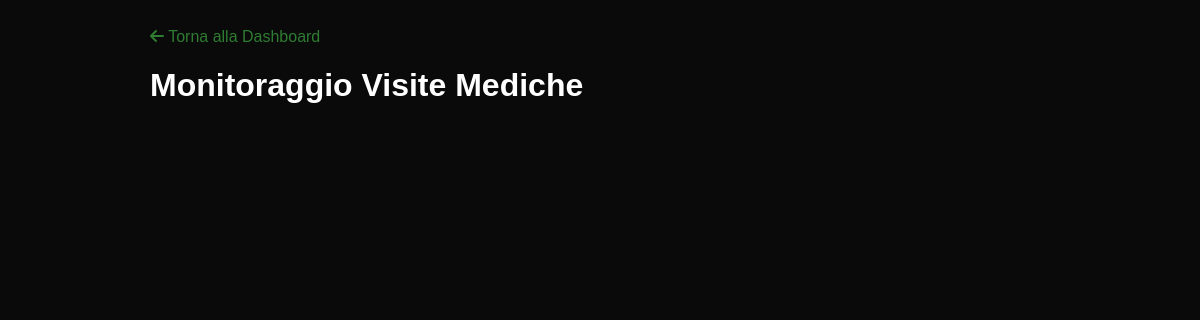
/public/documenti.php, run on an earlier commit of the app's database.
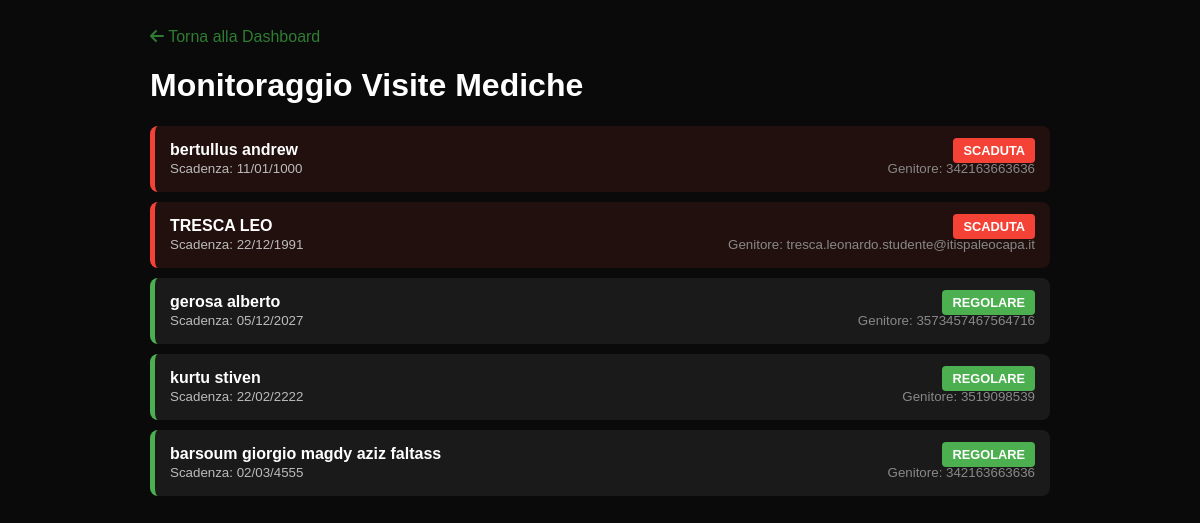
And on a later commit of the database.
### tables this page shows
CREATE TABLE `giocatori` (
  `id` int(11) NOT NULL,
  `societa_id` int(11) NOT NULL DEFAULT 1,
  `nome` varchar(100) NOT NULL,
  `cognome` varchar(100) NOT NULL,
  `anno_nascita` year(4) NOT NULL,
  `ruolo` varchar(50) DEFAULT NULL,
  `numero_maglia` int(11) DEFAULT NULL,
  `codice_fiscale` varchar(16) DEFAULT NULL,
  `contatto_genitore` varchar(100) DEFAULT NULL,
  `scadenza_visita` date DEFAULT NULL,
  `piede_preferito` enum('Destro','Sinistro','Ambidestro') DEFAULT NULL,
  `goal` int(11) DEFAULT 0,
  `assist` int(11) DEFAULT 0,
  `minuti_giocati` int(11) DEFAULT 0,
  `attivo` tinyint(1) DEFAULT 1,
  `created_at` timestamp NULL DEFAULT current_timestamp()
);

### public/documenti.php (the view, shortened to what this page needs)
<?php
require "connessione.php";
$query = "SELECT nome, cognome, scadenza_visita, contatto_genitore FROM giocatori WHERE scadenza_visita IS NOT NULL ORDER BY scadenza_visita ASC";
$risultato = $pdo->query($query);
?>
<!DOCTYPE html>
<html lang="it">
<head>
    <link href="https://cdnjs.cloudflare.com/ajax/libs/font-awesome/6.0.0/css/all.min.css" rel="stylesheet">
</head>
<body>
    <div class="container">
        <a href="dashboard.php" style="color: #2e7d32; text-decoration: none;"><i class="fas fa-arrow-left"></i> Torna alla Dashboard</a>
        <h1>Monitoraggio Visite Mediche</h1>
        <?php
        while($row = $risultato->fetch()):
            $oggi = new DateTime();
            $scadenza = new DateTime($row['scadenza_visita']);
            $differenza = $oggi->diff($scadenza);
            $giorni_mancanti = (int)$differenza->format("%r%a");
            if ($giorni_mancanti < 0) {
                $classe = "status-scaduto";
                $messaggio = "SCADUTA";
                $badge = "badge-danger";
            } elseif ($giorni_mancanti <= 30) {
                $classe = "status-warning";
                $messaggio = "IN SCADENZA ($giorni_mancanti gg)";
                $badge = "badge-warning";
            } else {
                $classe = "status-ok";
                $messaggio = "REGOLARE";
                $badge = "badge-success";
            }
        ?>
            <div class="card-scadenza <?php echo $classe; ?>">
                <div>
                    <strong><?php echo htmlspecialchars($row['cognome'] . " " . $row['nome']); ?></strong><br>
                    <small style="color: #bbb;">Scadenza: <?php echo date('d/m/Y', strtotime($row['scadenza_visita'])); ?></small>
                </div>
                <div style="text-align: right;">
                    <span class="badge <?php echo $badge; ?>"><?php echo $messaggio; ?></span><br>
                    <small style="color: #888;">Genitore: <?php echo htmlspecialchars($row['contatto_genitore']); ?></small>
                </div>
            </div>
        <?php endwhile; ?>
    </div>
</body>
</html>

### public/documenti.php (style rules this page uses)
body { background: #0a0a0a; color: white; font-family: sans-serif; padding: 20px; }
.container { max-width: 900px; margin: auto; }
.card-scadenza { background: #1a1a1a; padding: 15px; margin-bottom: 10px; border-radius: 8px; display: flex; justify-content: space-between; align-items: center; border-left: 5px solid #444; }
.status-scaduto { border-left-color: #f44336; background: rgba(244, 67, 54, 0.1); }
.status-ok { border-left-color: #4caf50; }
.badge { padding: 5px 10px; border-radius: 4px; font-size: 0.8rem; font-weight: bold; }
.badge-danger { background: #f44336; color: white; }
.badge-success { background: #4caf50; color: white; }

What changed in the data, as far as the page shows it:
added giocatori: cognome+nome "bertullus andrew", scadenza_visita "11/01/1000", scadenza_visita "SCADUTA", contatto_genitore "342163663636"
added giocatori: cognome+nome "TRESCA LEO", scadenza_visita "22/12/1991", scadenza_visita "SCADUTA", contatto_genitore "tresca.leonardo.studente@itispaleocapa.it"
added giocatori: cognome+nome "gerosa alberto", scadenza_visita "05/12/2027", scadenza_visita "REGOLARE", contatto_genitore "3573457467564716"
added giocatori: cognome+nome "kurtu stiven", scadenza_visita "22/02/2222", scadenza_visita "REGOLARE", contatto_genitore "3519098539"
added giocatori: cognome+nome "barsoum giorgio magdy aziz faltass", scadenza_visita "02/03/4555", scadenza_visita "REGOLARE", contatto_genitore "342163663636"
